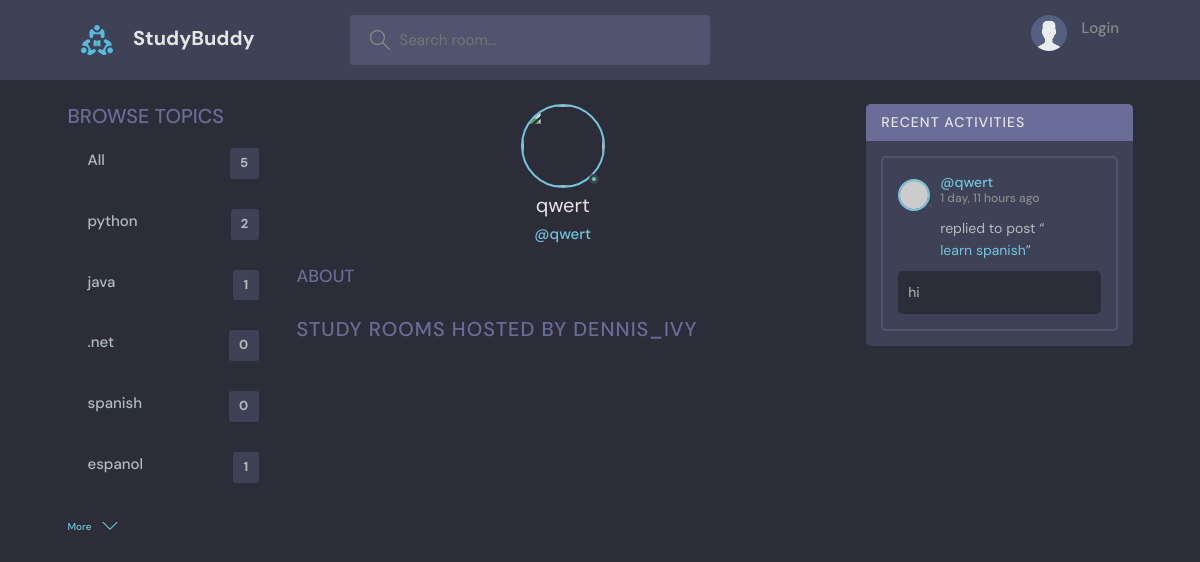
The app's page /profile_view/6/, older data.
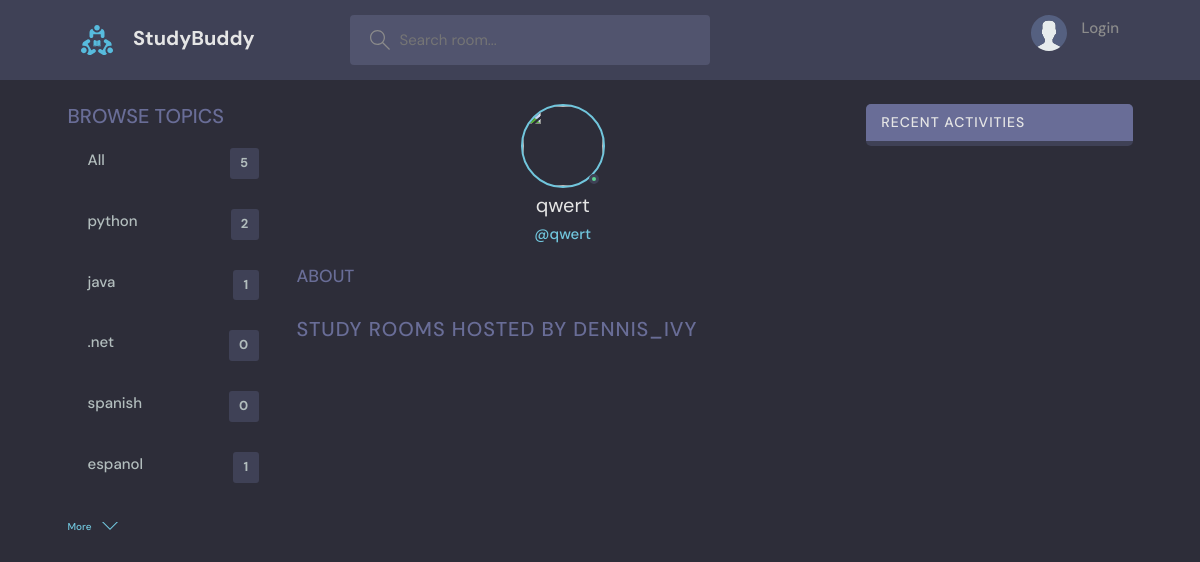
The same page, newer data.
### base_app/models.py (models this page shows, shortened)
class Topics(models.Model):
    name = models.CharField(max_length=100)

class Message(models.Model):
    user = models.ForeignKey(User, on_delete=models.CASCADE)
    room = models.ForeignKey(Room, on_delete=models.CASCADE)
    body = models.TextField()
    updated = models.DateTimeField(auto_now=True)
    created = models.DateTimeField(auto_now_add=True)
    class Meta:
        ordering = ['-updated', '-created']
    def __str__(self):
        return self.body[0:20]

class Room(models.Model):
    host = models.ForeignKey(User, on_delete=models.CASCADE)
    participants = models.ManyToManyField(
        User, related_name='participants', blank=True)
    name = models.CharField(max_length=100)
    topic = models.ForeignKey(Topics, on_delete=models.CASCADE)
    description = models.TextField(null=True, blank=True)
    updated = models.DateTimeField(auto_now=True)
    created = models.DateTimeField(auto_now_add=True)
    class Meta:
        ordering = ['-updated', '-created']
    def __str__(self):
        return self.name

### base_app/views.py (the view)
# urls.py: path('profile_view/<int:id>/', views.profile_view, name='profile_view'),
def profile_view(request, id):
    user = User.objects.get(id=id)
    room = user.room_set.all()
    message_room = user.message_set.all()
    topics = Topics.objects.all()
    context = {
        'user': user,
        'room': room,
        'message_room': message_room,
        'topics': topics
    }
    return render(request, 'base/profile.html', context)

### template/base/profile.html (shortened to what this page needs)
{% extends 'base.html' %}
{% block content %}
<main class="profile-page layout layout--3">
  <div class="container">
    {% include "base/topic_bar.html" %}
    <div class="roomList">
      <div class="profile">
        <div class="profile__avatar">
          <div class="avatar avatar--large active">
            <img src="{{user.avatar.url}}" />
          </div>
        </div>
        <div class="profile__info">
          <h3>{{user.username}}</h3>
          <p>@{{user.username}}</p>
        </div>
        <div class="profile__about">
          <h3>About</h3>
        </div>
      </div>
      <div class="roomList__header">
        <div>
          <h2>Study Rooms Hosted by dennis_ivy</a>
          </h2>
        </div>
      </div>
    </div>
    {% include "base/activity_bar.html" %}
  </div>
</main>
{% endblock content %}

### template/base/topic_bar.html
<div class="topics">
    <div class="topics__header">
      <h2>Browse Topics</h2>
    </div>
    <ul class="topics__list">
      <li>
        <a href='{% url "home" %}'>All<span>{{topics.count}}</span></a>
      </li>
      <li>
        {% for value in topics %}
        <div>
            <a href='{% url "home" %}?q={{value.name}}'>{{value.name}}<span>{{value.room_set.all.count}}</span></a>
        </div>
    {% endfor %}
      </li>
    </ul>
    <a class="btn btn--link" href='{% url "topics" %}'>
      More
      <svg version="1.1" xmlns="http://www.w3.org/2000/svg" width="32" height="32" viewBox="0 0 32 32">
        <title>chevron-down</title>
        <path d="M16 21l-13-13h-3l16 16 16-16h-3l-13 13z"></path>
      </svg>
    </a>
  </div>

### template/base/activity_bar.html (shortened to what this page needs)
<div class="activities">
  <div class="activities__header">
    <h2>Recent Activities</h2>
  </div>
  {% for message in message_room%}
    <div class="activities__box">
      <div class="activities__boxHeader roomListRoom__header">
        <a href="{% url 'profile_view' message.user.id %}" class="roomListRoom__author">
          <div class="avatar avatar--small">
            <img src="https://randomuser.me/api/portraits/women/11.jpg" />
          </div>
          <p>
            @{{ message.user }}
            <span>{{ message.created|timesince }} ago</span>
          </p>
        </a>
      </div>
      <div class="activities__boxContent">
        <p>replied to post “<a href='{% url "room" message.room.id %}'>{{message.room}}</a>”</p>
        <div class="activities__boxRoomContent">
          {{message}}
        </div>
      </div>
    </div>
  {% endfor %}
</div>

Row changes from the older to the newer data that the page shows:
removed Message: user "qwert", created "1 day, 11 hours", room "learn spanish", body "hi"
